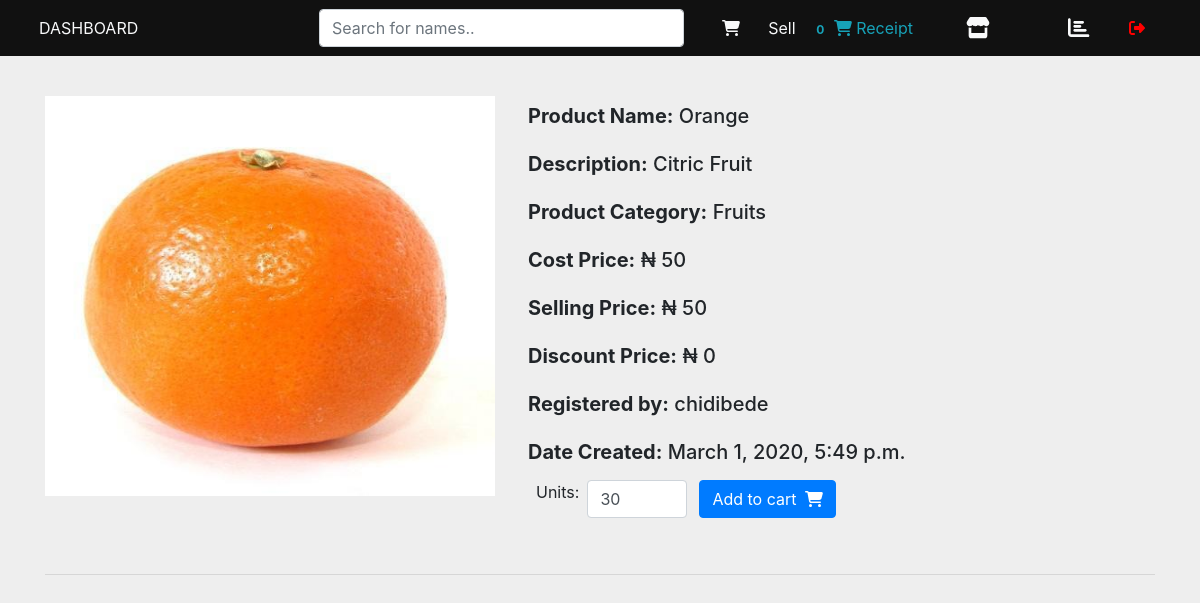
/product/1/, run on the app's committed database.
### pointofsale/models.py (models this page shows, shortened)
class Product(models.Model):
    name = models.CharField(max_length=100)
    description = models.CharField(max_length=100)
    category = models.ForeignKey(Category, on_delete=models.CASCADE)
    quantity = models.IntegerField(default=0)
    cost_price = models.IntegerField(default=0)
    total_cost_price = models.IntegerField(default=0)
    selling_price = models.IntegerField(default=0)
    discount_price = models.IntegerField(default=0)
    image_field = models.ImageField(default='default.jpg')
    date_created = models.DateTimeField(default=timezone.now)
    staff = models.ForeignKey(User,editable=False,null=True,blank=True, on_delete=models.CASCADE)
    def get_add_to_cart_url(self):
        return reverse('add-to-cart', kwargs={'pk': self.pk})

class Category(models.Model):
    name = models.CharField(max_length=100)
    def __str__(self):
        return self.name

### pointofsale/views.py (the view)
# urls.py: path('product/<int:pk>/', views.ProductDetailView.as_view(), name='pointofsale-product-details'),
class ProductDetailView(DetailView):
    model = Product
    template_name = "pointofsale/product-page.html"

### pointofsale/templatetags/cart_template_tags.py (called while the page is built)
@register.filter
def cart_item_count(user):
    if user.is_authenticated:
        qs = Purchase.objects.filter(user=user, purchased=False)
        if qs.exists():
            return qs[0].product.count()
    return 0

### pointofsale/templates/pointofsale/product-page.html (shortened to what this page needs)
{% extends 'pointofsale/mainapp_layout.html' %}
{% block content %}
  <main class="pt-4">
    <div class="container dark-grey-text mt-2">
      <div class="row wow fadeIn">
        <div class="col-md-5 mb-4">
          <img src="{{ product.image_field.url }}"  alt="" height='400' width='450'>
        </div>
        <div class="col-md-7 mb-4">
          <div >
            <h5 class="p-2"><span class="font-weight-bold">Product Name:</span>  <span>{{ product.name }}</span></h5>
            <h5 class="p-2"><span class="font-weight-bold">Description:</span>  <span>{{ product.description }}</span></h5>
            <h5 class="p-2"><span class="font-weight-bold">Product Category:</span>  <span>{{ product.category }}</span></h5>
            <h5 class="p-2"><span class="font-weight-bold">Cost Price:</span>  <span>&#x20A6; {{ product.cost_price }}</span></h5>
            <h5 class="p-2"><span class="font-weight-bold">Selling Price:</span>  <span>&#x20A6; {{ product.selling_price }}</span></h5>
            <h5 class="p-2"><span class="font-weight-bold">Discount Price:</span>  <span>&#x20A6; {{ product.discount_price }}</span></h5>
            <h5 class="p-2"><span class="font-weight-bold">Registered by:</span>  <span>{{ product.staff.username }}</span></h5>
            <h5 class="p-2"><span class="font-weight-bold">Date Created:</span>  <span>{{ product.date_created }}</span></h5>
            <form class="d-flex justify-content-left">
              <label class="ml-3" for="">Units:</label>
              <input type="number" value="{{ product.quantity }}" aria-label="Search" class="ml-2 mr-2 form-control" style="width: 100px">
              <div class="form-group">
                <a href="{{ product.get_add_to_cart_url }}" class="btn btn-primary ml-1" type="submit">Add to cart
                  <i class="fas fa-shopping-cart ml-1"></i>
                </a>
              </div>
            </form>
          </div>
        </div>
      </div>
      <hr>
    </div>
  </main>
 {% endblock %}

### pointofsale/static/pointofsale/css/mainapp.css (style rules this page uses)
body { background-color: #eee; }

### data on the page
Product: image_field (picture), name "Orange", description "Citric Fruit", category "Fruits", cost_price "50", selling_price "50", discount_price "0", staff.username "chidibede", date_created "March 1, 2020, 5:49 p.m.", quantity "30"

### other printed values
{{ request.user| cart_item_count }} "0"
